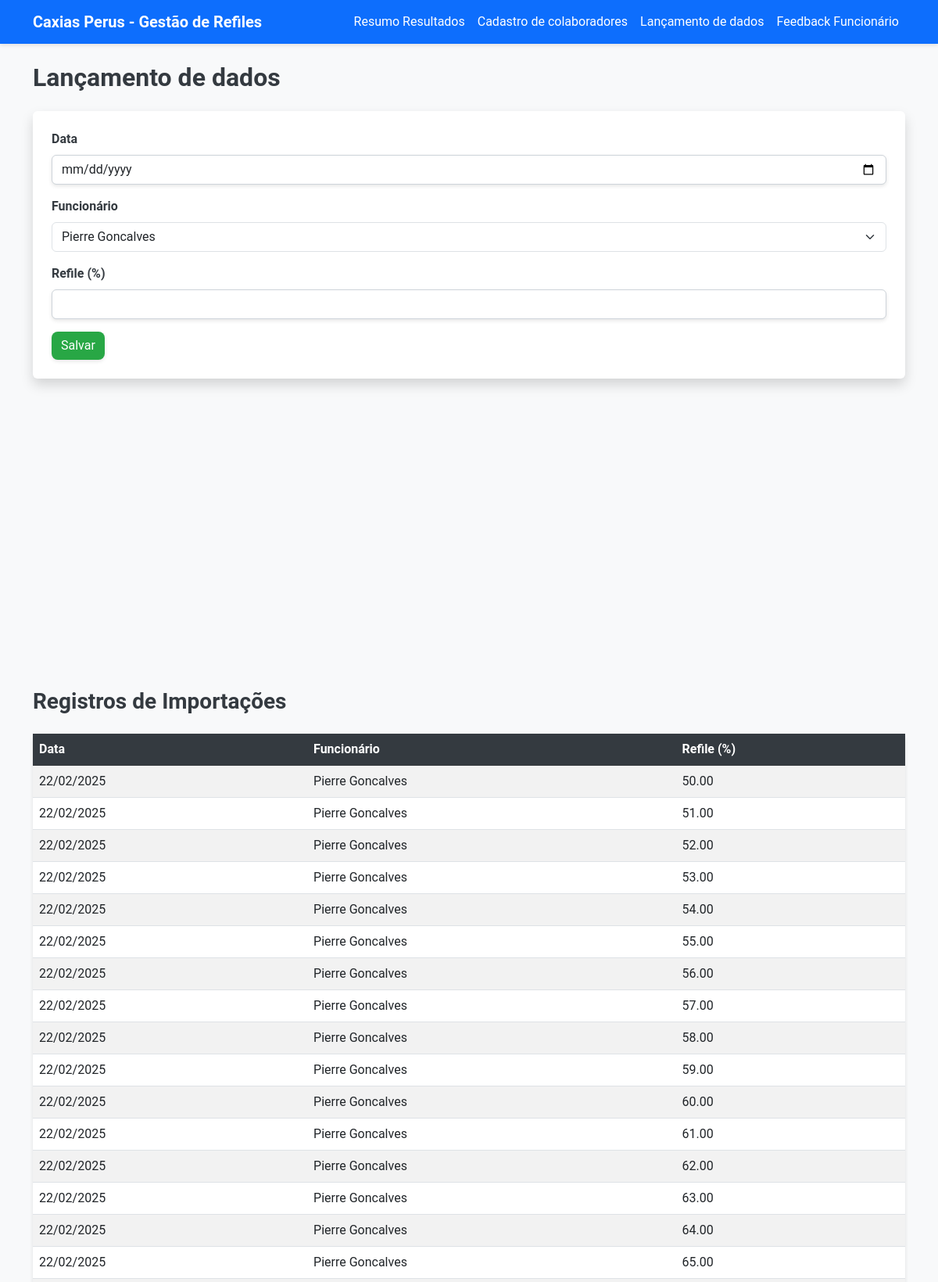
Page /importacoes (signed in, upper part) on the committed database.
### app/models.py (models this page shows)
class Importacao(db.Model):
    id = db.Column(db.Integer, primary_key=True)
    data = db.Column(db.Date, nullable=False)
    funcionario_id = db.Column(db.Integer, db.ForeignKey('colaborador.id'), nullable=False)
    refile = db.Column(db.Float, nullable=False)

class Colaborador(db.Model):
    id = db.Column(db.Integer, primary_key=True)
    nome = db.Column(db.String(100), nullable=False)
    cargo = db.Column(db.String(100), nullable=False)
    importacoes = db.relationship('Importacao', backref='colaborador', cascade='all, delete-orphan')

### app/routes.py (the view, shortened to what this page needs)
@main.route('/importacoes', methods=['GET', 'POST'])
def importacoes():
    data_selecionada = ''
    colaboradores = Colaborador.query.all()
    importacoes = Importacao.query.order_by(Importacao.data.desc()).all()
    return render_template('importacoes.html', colaboradores=colaboradores, importacoes=importacoes, data_selecionada=data_selecionada)

### app/templates/importacoes.html
{% extends 'base.html' %}
{% block content %}
<h2 class="mb-4">Lançamento de dados</h2>
<form method="POST" class="mb-5 p-4 bg-white shadow rounded">
    <div class="mb-3">
        <label class="form-label">Data</label>
        <input type="date" name="data" class="form-control" required value="{{ data_selecionada or '' }}">
    </div>
    <div class="mb-3">
        <label class="form-label">Funcionário</label>
        <select name="funcionario" class="form-select" required>
            {% for colaborador in colaboradores %}
            <option value="{{ colaborador.id }}">{{ colaborador.nome }}</option>
            {% endfor %}
        </select>
    </div>
    <div class="mb-3">
        <label class="form-label">Refile (%)</label>
        <input type="number" step="0.1" name="refile" class="form-control" required>
    </div>
    <button type="submit" class="btn btn-success">Salvar</button>
</form>
<div style="height: 300px;"></div>
<div class="mt-5" id="tabela-importacoes">
    <h3 class="mb-4">Registros de Importações</h3>
    <table class="table table-striped">
        <thead class="table-dark">
            <tr>
                <th>Data</th>
                <th>Funcionário</th>
                <th>Refile (%)</th>
            </tr>
        </thead>
        <tbody>
            {% for importacao in importacoes %}
            <tr>
                <td>{{ importacao.data.strftime('%d/%m/%Y') }}</td>
                <td>{{ importacao.colaborador.nome }}</td>
                <td>{{ "%.2f" | format(importacao.refile) }}</td>
            </tr>
            {% endfor %}
        </tbody>
    </table>
</div>
{% endblock %}

### app/static/styles.css (style rules this page uses)
body { background-color: #f8f9fa; font-family: 'Roboto', sans-serif; color: #343a40; }
.card, .form-control, .btn, .table { border-radius: 8px; box-shadow: 0 2px 5px rgba(0,0,0,0.1); }
.btn-success { background-color: #28a745; border: none; transition: background-color 0.3s ease, transform 0.2s ease; }
.table th { background-color: #343a40; color: #fff; }
.table td, .table th { vertical-align: middle; }
.form-label { font-weight: bold; }
input[type="date"], input[type="number"], select, .form-control { border-radius: 6px; border: 1px solid #ced4da; transition: border-color 0.3s ease; }
.btn, .form-control, .nav-link { transition: all 0.3s ease; }
.shadow { box-shadow: 0 2px 5px rgba(0,0,0,0.1); }
.mt-5 { margin-top: 3rem !important; }
.mb-4 { margin-bottom: 1.5rem !important; }
h2, h3 { color: #343a40; font-weight: bold; }

### rows in the picture
Importacao: data "22/02/2025", colaborador.nome "Pierre Goncalves", refile "50.00"
Importacao: data "22/02/2025", colaborador.nome "Pierre Goncalves", refile "51.00"
Importacao: data "22/02/2025", colaborador.nome "Pierre Goncalves", refile "52.00"
Importacao: data "22/02/2025", colaborador.nome "Pierre Goncalves", refile "53.00"
Importacao: data "22/02/2025", colaborador.nome "Pierre Goncalves", refile "54.00"
Importacao: data "22/02/2025", colaborador.nome "Pierre Goncalves", refile "55.00"
Importacao: data "22/02/2025", colaborador.nome "Pierre Goncalves", refile "56.00"
Importacao: data "22/02/2025", colaborador.nome "Pierre Goncalves", refile "57.00"
Importacao: data "22/02/2025", colaborador.nome "Pierre Goncalves", refile "58.00"
Importacao: data "22/02/2025", colaborador.nome "Pierre Goncalves", refile "59.00"
Importacao: data "22/02/2025", colaborador.nome "Pierre Goncalves", refile "60.00"
Importacao: data "22/02/2025", colaborador.nome "Pierre Goncalves", refile "61.00"
Importacao: data "22/02/2025", colaborador.nome "Pierre Goncalves", refile "62.00"
Importacao: data "22/02/2025", colaborador.nome "Pierre Goncalves", refile "63.00"
Importacao: data "22/02/2025", colaborador.nome "Pierre Goncalves", refile "64.00"
Importacao: data "22/02/2025", colaborador.nome "Pierre Goncalves", refile "65.00"

### other values in the picture
form field funcionario "Pierre Goncalves"
